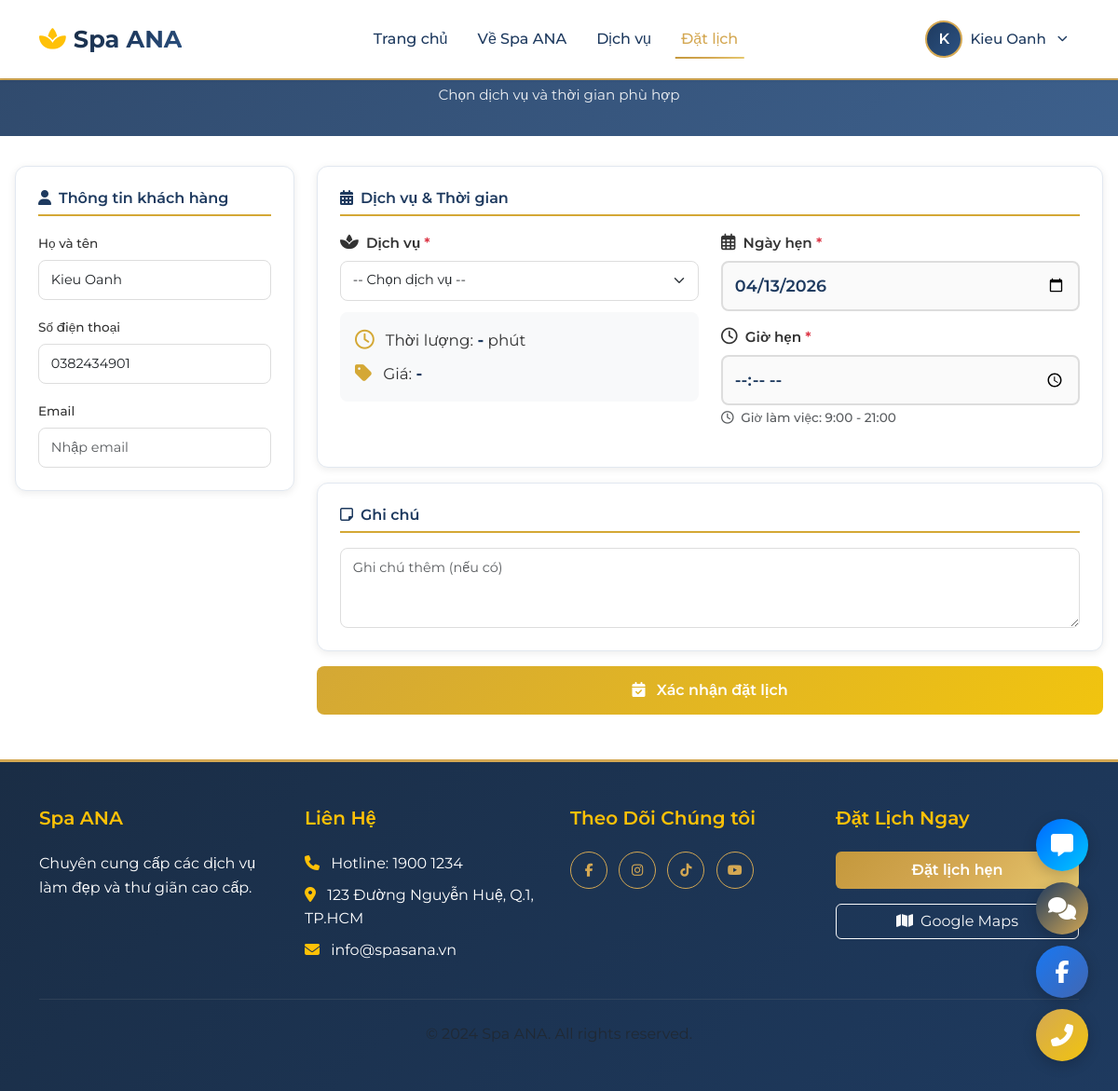
/booking/ (signed in), run on an earlier commit of the app's database.
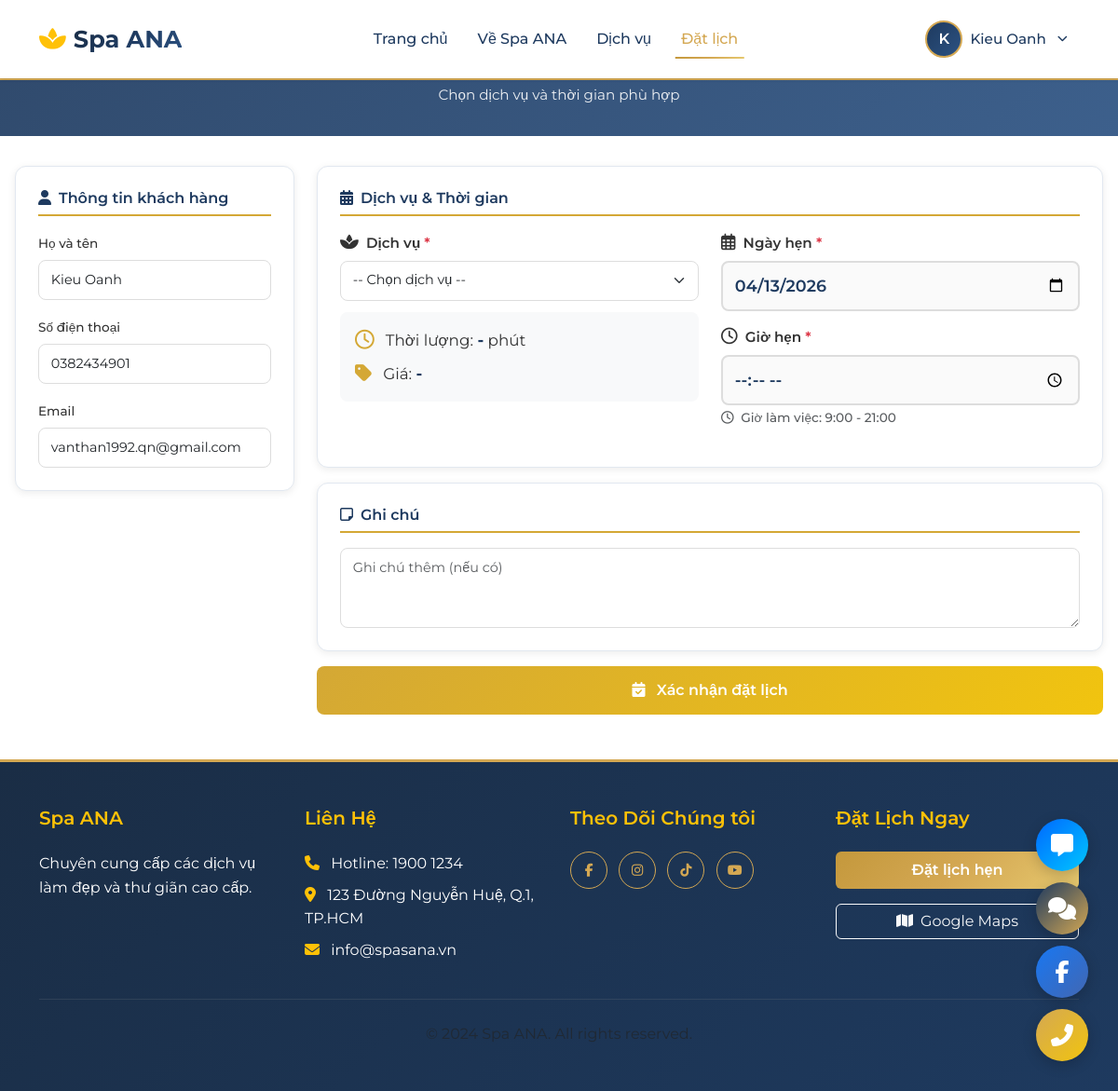
And on a later commit of the database.
### accounts/models.py (models this page shows, shortened)
class CustomerProfile(models.Model):
    GENDER_CHOICES = [
        ('M', 'Nam'),
        ('F', 'Nữ'),
        ('O', 'Khác'),
    ]
    user = models.OneToOneField(
        User,
        on_delete=models.CASCADE,
        related_name='customer_profile',
        verbose_name='User'
    )
    phone = models.CharField(
        max_length=20,
        unique=True,
        verbose_name='Số điện thoại',
        help_text='Dùng cho login (username = phone)'
    )
    email = models.EmailField(
        blank=True,
        verbose_name='Email'
    )
    full_name = models.CharField(
        max_length=200,
        verbose_name='Họ và tên đầy đủ',
        default=''
    )
    gender = models.CharField(
        max_length=1,
        choices=GENDER_CHOICES,
        blank=True,
        verbose_name='Giới tính'
    )
    dob = models.DateField(
        blank=True,
        null=True,
        verbose_name='Ngày sinh'
    )
    address = models.TextField(
        blank=True,
        verbose_name='Địa chỉ'
    )
    notes = models.TextField(
        blank=True,
        verbose_name='Ghi chú'
    )
    created_at = models.DateTimeField(
        auto_now_add=True,
        verbose_name='Ngày đăng ký'
    )
    updated_at = models.DateTimeField(
        auto_now=True,
        verbose_name='Cập nhật lần cuối'
    )
    class Meta:
        verbose_name = 'Khách hàng'
        verbose_name_plural = 'Khách hàng'
        ordering = ['-created_at']
        indexes = [
            models.Index(fields=['phone']),
        ]

### appointments/views.py (the view)
# urls.py: path('booking/', views.booking, name='booking'),
def booking(request):
    if not request.user.is_authenticated:
        messages.warning(request, 'Vui lòng đăng nhập để đặt lịch hên.')
        return redirect(f'/login/?next=/booking/')
    try:
        customer_profile = request.user.customer_profile
    except CustomerProfile.DoesNotExist:
        customer_profile = CustomerProfile.objects.create(
            user=request.user,
            phone=request.user.username,
            full_name=request.user.get_full_name() or request.user.username,
            email=request.user.email or '',
        )
        messages.info(request, 'Hồ sơ của bạn đã được tạo. Vui lòng cập nhật thông tin đầy đủ.')
    selected_service_id = request.GET.get('service')
    form = AppointmentForm()
    if request.method == 'POST':
        form = AppointmentForm(request.POST)
        if form.is_valid():
            customer_name = request.POST.get('customer_name', '').strip()
            customer_phone = request.POST.get('customer_phone', '').strip()
            customer_email = request.POST.get('customer_email', '').strip()
            if customer_name:
                customer_profile.full_name = customer_name
            if customer_phone:
                customer_profile.phone = customer_phone
            if customer_email:
                customer_profile.email = customer_email
            customer_profile.save()
            appointment = form.save(commit=False)
            appointment.customer = customer_profile
            appointment.source = 'web'
            appointment.status = 'pending'
            appointment.save()
            messages.success(
                request,
                f'Đặt lịch thành công! Mã lịch hẹn: {appointment.appointment_code}. Vui lòng chờ xác nhận.'
            )
            return redirect('appointments:my_appointments')
    else:
        if selected_service_id:
            form.fields['service'].initial = selected_service_id
    services = Service.objects.filter(is_active=True)
    return render(request, 'appointments/booking.html', {
        'form': form,
        'services': services,
        'customer_profile': customer_profile,
    })

### templates/appointments/booking.html (shortened to what the changed rows need)
{% extends 'spa/base.html' %}
{% block content %}
<section class="page-header">
    <div class="container">
        <h1>Đặt Lịch Hẹn</h1>
    </div>
</section>
<section class="booking-section">
    <div class="booking-container">
        <form method="post" action="{% url 'appointments:booking' %}" id="bookingForm" novalidate>
            <div class="booking-grid">
                <div class="customer-sidebar">
                    <div class="mb-3">
                        <label class="form-label">Họ và tên</label>
                        <input type="text"
                               name="customer_name"
                               class="form-control"
                               value="{{ customer_profile.full_name|default:request.user.get_full_name|default:request.user.username }}"
                               placeholder="Nhập họ và tên">
                    </div>
                    <div class="mb-3">
                        <label class="form-label">Số điện thoại</label>
                        <input type="tel"
                               name="customer_phone"
                               class="form-control"
                               value="{{ customer_profile.phone|default:request.user.username }}"
                               placeholder="Nhập số điện thoại">
                    </div>
                    <div class="mb-0">
                        <label class="form-label">Email</label>
                        <input type="email"
                               name="customer_email"
                               class="form-control"
                               value="{{ customer_profile.email|default:request.user.email }}"
                               placeholder="Nhập email">
                    </div>
                </div>
            </div>
        </form>
    </div>
</section>
{% endblock %}

What changed in the data, as far as the page shows it:
changed CustomerProfile "Kieu Oanh": customer_email (not shown) → "vanthan1992.qn@gmail.com"
